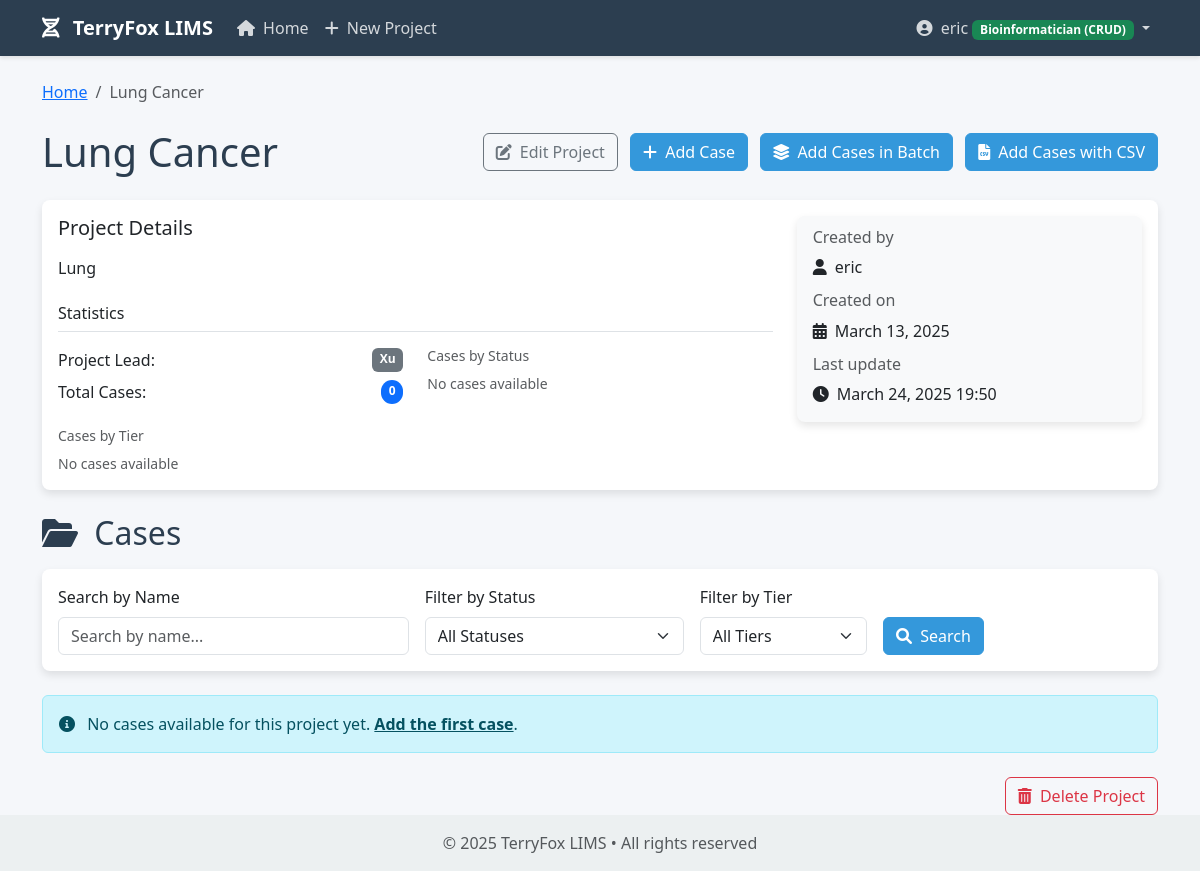
Page /projects/7/ (signed in) on the committed database.
### core/models.py (models this page shows, shortened)
class Project(models.Model):
    name = models.CharField(max_length=255)
    description = models.TextField(blank=True)
    project_lead = models.ForeignKey(
        ProjectLead,
        on_delete=models.SET_NULL,
        null=True,
        blank=True,
        related_name='projects',
        verbose_name=_('Project Lead')
    )
    created_at = models.DateTimeField(auto_now_add=True)
    updated_at = models.DateTimeField(auto_now=True)
    created_by = models.ForeignKey(User, on_delete=models.CASCADE, related_name='created_projects')

class ProjectLead(models.Model):
    name = models.CharField(max_length=255, unique=True)
    def __str__(self):
        return self.name
    class Meta:
        ordering = ['name']
        verbose_name = _('Project Lead')
        verbose_name_plural = _('Project Leads')

### core/views.py (the view)
# urls.py: path('projects/<int:project_id>/', views.project_detail, name='project_detail'),
@login_required
def project_detail(request, project_id):
    project = get_object_or_404(Project, id=project_id)
    filter_form = CaseFilterForm(request.GET)
    cases = project.cases.all()
    if filter_form.is_valid():
        case_name = filter_form.cleaned_data.get('name')
        case_status = filter_form.cleaned_data.get('status')
        case_tier = filter_form.cleaned_data.get('tier')
        if case_name:
            cases = cases.filter(name__icontains=case_name)
        if case_status:
            cases = cases.filter(status=case_status)
        if case_tier:
            cases = cases.filter(tier=case_tier)
    all_cases = project.cases.all()
    total_cases = all_cases.count()
    cases_by_status = all_cases.values('status').annotate(count=Count('id'))
    cases_by_tier = all_cases.values('tier').annotate(count=Count('id'))
    can_edit = request.user.groups.filter(name='Bioinformatician').exists() or request.user.is_superuser
    return render(request, 'core/project_detail.html', {
        'project': project,
        'cases': cases,
        'total_cases': total_cases,
        'cases_by_status': cases_by_status,
        'cases_by_tier': cases_by_tier,
        'can_edit': can_edit,
        'filter_form': filter_form,
    })

### templates/core/project_detail.html (shortened to what this page needs)
{% extends 'base.html' %}
{% block content %}
<nav aria-label="breadcrumb" class="mb-4">
    <ol class="breadcrumb">
        <li class="breadcrumb-item"><a href="{% url 'home' %}">Home</a></li>
        <li class="breadcrumb-item active">{{ project.name }}</li>
    </ol>
</nav>
<div class="d-flex justify-content-between align-items-center mb-4">
    <h1 class="mb-0">{{ project.name }}</h1>
    <div>
        {% if can_edit %}
        <a href="{% url 'project_update' project_id=project.id %}" class="btn btn-outline-secondary me-2">
            <i class="fas fa-edit me-1"></i> Edit Project
        </a>
        <a href="{% url 'case_create' project_id=project.id %}" class="btn btn-primary me-2">
            <i class="fas fa-plus me-1"></i> Add Case
        </a>
        <a href="{% url 'batch_case_create' project_id=project.id %}" class="btn btn-primary me-2">
            <i class="fas fa-layer-group me-1"></i> Add Cases in Batch
        </a>
        <a href="{% url 'csv_case_import' project_id=project.id %}" class="btn btn-primary">
            <i class="fas fa-file-csv me-1"></i> Add Cases with CSV
        </a>
        {% endif %}
    </div>
</div>
<div class="card mb-4">
    <div class="card-body">
        <div class="row">
            <div class="col-md-8">
                <h5 class="card-title mb-3">Project Details</h5>
                <p>
                    {% if project.description %}
                        {{ project.description }}
                    {% else %}
                        <em>No description provided</em>
                    {% endif %}
                </p>
                <div class="mt-4">
                    <h6 class="border-bottom pb-2">Statistics</h6>
                    <div class="row mt-3">
                        <div class="col-md-6">
                            <div class="d-flex justify-content-between mb-2">
                                <span>Project Lead:</span>
                                <span class="badge bg-secondary">{{ project.project_lead|default:"Not specified" }}</span>
                            </div>
                            <div class="d-flex justify-content-between mb-2">
                                <span>Total Cases:</span>
                                <span class="badge bg-primary rounded-pill">{{ total_cases }}</span>
                            </div>
                            <h6 class="small text-muted mb-2 mt-4">Cases by Tier</h6>
                            {% for tier_stat in cases_by_tier %}
                                <div class="d-flex justify-content-between mb-2">
                                    <span>Tier {{ tier_stat.tier }}:</span>
                                    <span class="badge badge-{{ tier_stat.tier }} rounded-pill">{{ tier_stat.count }}</span>
                                </div>
                            {% empty %}
                                <div class="small text-muted">No cases available</div>
                            {% endfor %}
                        </div>
                        <div class="col-md-6">
                            <h6 class="small text-muted mb-2">Cases by Status</h6>
                            {% for status_stat in cases_by_status %}
                                <div class="d-flex justify-content-between mb-2">
                                    <span>{{ status_stat.status|title }}:</span>
                                    <span class="badge badge-{{ status_stat.status }} rounded-pill">{{ status_stat.count }}</span>
                                </div>
                            {% empty %}
                                <div class="small text-muted">No cases available</div>
                            {% endfor %}
                        </div>
                    </div>
                </div>
            </div>
            <div class="col-md-4">
                <div class="card bg-light">
                    <div class="card-body">
                        <h6 class="card-subtitle mb-2 text-muted">Created by</h6>
                        <p class="card-text">
                            <i class="fas fa-user me-1"></i> {{ project.created_by.get_full_name|default:project.created_by.username }}
                        </p>
                        <h6 class="card-subtitle mb-2 text-muted">Created on</h6>
                        <p class="card-text">
                            <i class="fas fa-calendar-alt me-1"></i> {{ project.created_at|date:"F d, Y" }}
                        </p>
                        <h6 class="card-subtitle mb-2 text-muted">Last update</h6>
                        <p class="card-text mb-0">
                            <i class="fas fa-clock me-1"></i> {{ project.updated_at|date:"F d, Y H:i" }}
                        </p>
                    </div>
                </div>
            </div>
        </div>
    </div>
</div>
<h2 class="mb-3"><i class="fas fa-folder-open me-2"></i> Cases
</h2>
<div class="card mb-4">
    <div class="card-body">
        <form method="get" class="row g-3 align-items-end">
            <div class="col-md-4">
                <label for="{{ filter_form.name.id_for_label }}" class="form-label">Search by Name</label>
                {{ filter_form.name }}
            </div>
            <div class="col-md-3">
                <label for="{{ filter_form.status.id_for_label }}" class="form-label">Filter by Status</label>
                {{ filter_form.status }}
            </div>
            <div class="col-md-2">
                <label for="{{ filter_form.tier.id_for_label }}" class="form-label">Filter by Tier</label>
                {{ filter_form.tier }}
            </div>
            <div class="col-md-auto">
                <div>
                    <button type="submit" class="btn btn-primary">
                        <i class="fas fa-search me-1"></i> Search
                    </button>
                </div>
            </div>
        </form>
    </div>
</div>
{% if cases %}
    <div class="row">
        {% for case in cases %}
            <div class="col-md-6 mb-4">
                <div class="card case-card case-{{ case.status }} shadow-sm">
                    <div class="card-body">
                        <div class="d-flex justify-content-between align-items-center mb-3">
                            <h5 class="card-title mb-0">
                                <a href="{% url 'case_detail' case_id=case.id %}" class="text-decoration-none">
                                    {{ case.name }}
                                </a>
                            </h5>
                            <span class="badge badge-{{ case.status }} rounded-pill">
                                {{ case.get_status_display }}
                            </span>
                        </div>
                        <div class="row mb-3">
                            <div class="col-6">
                                <div class="d-flex align-items-center">
                                    <span class="me-2">Tier:</span>
                                    <span class="badge badge-{{ case.tier }} rounded-pill">{{ case.tier }}</span>
                                </div>
                            </div>
                            <div class="col-6">
                                <div class="small text-muted">
                                    <i class="fas fa-calendar-alt me-1"></i> {{ case.updated_at|date:"M d, Y" }}
                                </div>
                            </div>
                        </div>
                        <div class="row">
                            <div class="col-md-4">
                                <small class="d-block text-muted mb-1">RNA Coverage</small>
                                <span class="fw-bold">{{ case.rna_coverage|default:"--" }}</span>
                            </div>
                            <div class="col-md-4">
                                <small class="d-block text-muted mb-1">DNA (T) Coverage</small>
                                <span class="fw-bold">{{ case.dna_t_coverage|default:"--" }}</span>
                            </div>
                            <div class="col-md-4">
                                <small class="d-block text-muted mb-1">DNA (N) Coverage</small>
                                <span class="fw-bold">{{ case.dna_n_coverage|default:"--" }}</span>
                            </div>
                        </div>
                    </div>
                    <div class="card-footer bg-transparent d-flex justify-content-between align-items-center">
                        <div>
                            <span class="badge bg-light text-dark">
                                <i class="fas fa-list me-1"></i> {{ case.accessions.count }} ACC
                            </span>
                            <span class="badge bg-light text-dark">
                                <i class="fas fa-comments me-1"></i> {{ case.comments.count }}
                            </span>
                        </div>
                        <div>
                            <a href="{% url 'case_detail' case_id=case.id %}" class="btn btn-sm btn-outline-primary">
                                <i class="fas fa-eye me-1"></i> View
                            </a>
                            {% if can_edit %}
                            <a href="{% url 'case_delete' case_id=case.id %}" class="btn btn-sm btn-outline-danger">
                                <i class="fas fa-trash-alt me-1"></i> Delete
                            </a>
                            {% endif %}
                        </div>
                    </div>
                </div>
            </div>
        {% endfor %}
    </div>
{% else %}
    <div class="alert alert-info" role="alert">
        <i class="fas fa-info-circle me-2"></i> No cases available for this project yet.
        {% if can_edit %}
            <a href="{% url 'case_create' project_id=project.id %}" class="alert-link">Add the first case</a>.
        {% endif %}
    </div>
{% endif %}
{% if can_edit %}
<div class="text-end mt-4">
    <a href="{% url 'project_delete' project_id=project.id %}" class="btn btn-outline-danger">
        <i class="fas fa-trash-alt me-1"></i> Delete Project
    </a>
</div>
{% endif %}
{% endblock %}

### templates/base.html (shortened to what this page needs)
<!DOCTYPE html>
<html lang="en">
<head>
    <link href="https://cdn.jsdelivr.net/npm/bootstrap@5.3.0/dist/css/bootstrap.min.css" rel="stylesheet">
    <link rel="stylesheet" href="https://cdnjs.cloudflare.com/ajax/libs/font-awesome/6.0.0/css/all.min.css">
</head>
<body>
    <nav class="navbar navbar-expand-lg navbar-dark bg-dark mb-4">
        <div class="container">
            <a class="navbar-brand" href="{% url 'home' %}">
                <i class="fas fa-dna me-2"></i> TerryFox LIMS
            </a>
            <div class="collapse navbar-collapse" id="navbarNav">
                <ul class="navbar-nav me-auto">
                    <li class="nav-item">
                        <a class="nav-link" href="{% url 'home' %}">
                            <i class="fas fa-home me-1"></i> Home
                        </a>
                    </li>
                    {% if user.is_superuser or user.groups.all.0.name == 'Bioinformatician' %}
                    <li class="nav-item">
                        <a class="nav-link" href="{% url 'project_create' %}">
                            <i class="fas fa-plus me-1"></i> New Project
                        </a>
                    </li>
                    {% endif %}
                </ul>
                <ul class="navbar-nav">
                    {% if user.is_authenticated %}
                    <li class="nav-item dropdown">
                        <a class="nav-link dropdown-toggle" href="#" id="userDropdown" role="button" data-bs-toggle="dropdown">
                            <i class="fas fa-user-circle me-1"></i> {{ user.username }}
                            {% if user.is_superuser %}
                                <span class="badge bg-danger">Admin</span>
                            {% elif user.groups.all.0.name == 'PI' %}
                                <span class="badge bg-primary">PI (View Only)</span>
                            {% elif user.groups.all.0.name == 'Bioinformatician' %}
                                <span class="badge bg-success">Bioinformatician (CRUD)</span>
                            {% endif %}
                        </a>
                    </li>
                    {% else %}
                    <li class="nav-item">
                        <a class="nav-link" href="{% url 'login' %}">
                            <i class="fas fa-sign-in-alt me-1"></i> Login
                        </a>
                    </li>
                    {% endif %}
                </ul>
            </div>
        </div>
    </nav>
    <div class="container">
        {% block content %}{% endblock %}
    </div>
    <footer class="footer mt-auto py-3">
        <div class="container text-center">
            <span class="text-muted">© {% now "Y" %} TerryFox LIMS • All rights reserved</span>
        </div>
    </footer>
</body>
</html>

### rows in the picture
Project: name "Lung Cancer", description "Lung", project_lead "Xu", created_by.get_full_name "eric", created_at "March 13, 2025", updated_at "March 24, 2025 19:50"

### other values in the picture
{{ user.username }} "eric"
{{ total_cases }} "0"
